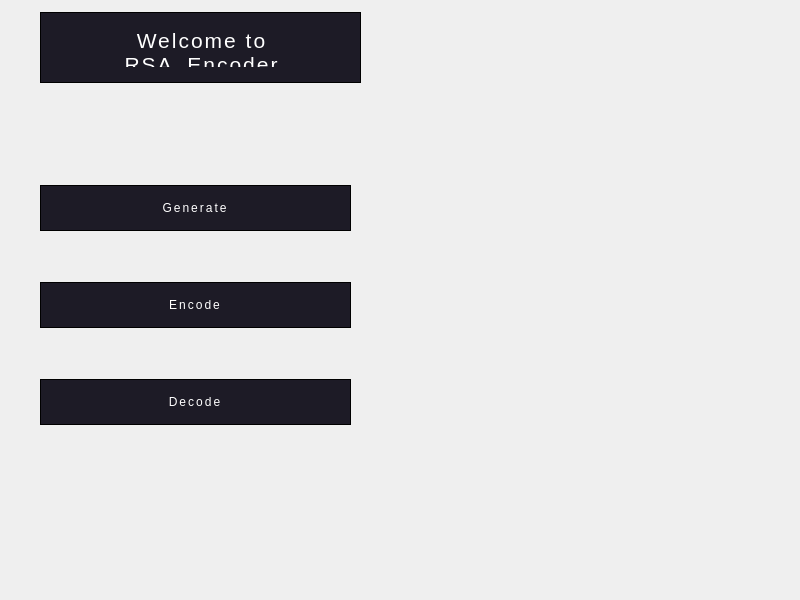
<?xml version="1.0" encoding="UTF-8"?>
<ui version="4.0">
 <class>MainWindow</class>
 <widget class="QMainWindow" name="MainWindow">
  <property name="geometry">
   <rect>
    <x>0</x>
    <y>0</y>
    <width>800</width>
    <height>600</height>
   </rect>
  </property>
  <property name="minimumSize">
   <size>
    <width>0</width>
    <height>0</height>
   </size>
  </property>
  <property name="maximumSize">
   <size>
    <width>2560</width>
    <height>1080</height>
   </size>
  </property>
  <property name="windowTitle">
   <string>RSA_Encoder</string>
  </property>
  <property name="styleSheet">
   <string notr="true">
borded-radius: 8px;</string>
  </property>
  <widget class="QWidget" name="centralwidget">
   <widget class="QLabel" name="label">
    <property name="geometry">
     <rect>
      <x>0</x>
      <y>0</y>
      <width>800</width>
      <height>600</height>
     </rect>
    </property>
    <property name="text">
     <string/>
    </property>
    <property name="scaledContents">
     <bool>true</bool>
    </property>
   </widget>
   <widget class="QLabel" name="label_2">
    <property name="geometry">
     <rect>
      <x>20</x>
      <y>2</y>
      <width>361</width>
      <height>91</height>
     </rect>
    </property>
    <property name="autoFillBackground">
     <bool>false</bool>
    </property>
    <property name="styleSheet">
     <string notr="true">
  background: #1D1B26;
  text-decoration: none;
  color: white;
  display: inline-block;
  position: relative;
  padding: 15px 30px;
  border: 1px solid;
  border-image: linear-gradient(180deg, #ff3000, #ed0200, #ff096c, #d50082);
  border-image-slice: 1;
  margin: 10px 20px;
  font-family: 'Montserrat', sans-serif;
  text-transform: uppercase;
  overflow: hidden;
  letter-spacing: 2px;
  transition: .8s cubic-bezier(.165, .84, .44, 1);
</string>
    </property>
    <property name="text">
     <string>&lt;html&gt;&lt;head/&gt;&lt;body&gt;&lt;p align=&quot;center&quot;&gt;&lt;span style=&quot; font-size:16pt; color:#ffffff;&quot;&gt;Welcome to &lt;br/&gt;RSA_Encoder&lt;/span&gt;&lt;/p&gt;&lt;/body&gt;&lt;/html&gt;</string>
    </property>
   </widget>
   <widget class="QLabel" name="label_3">
    <property name="geometry">
     <rect>
      <x>40</x>
      <y>20</y>
      <width>391</width>
      <height>491</height>
     </rect>
    </property>
    <property name="autoFillBackground">
     <bool>false</bool>
    </property>
    <property name="text">
     <string/>
    </property>
   </widget>
   <widget class="QWidget" name="formLayoutWidget">
    <property name="geometry">
     <rect>
      <x>20</x>
      <y>150</y>
      <width>351</width>
      <height>311</height>
     </rect>
    </property>
    <layout class="QVBoxLayout" name="verticalLayout">
     <item>
      <widget class="QPushButton" name="pushButton_generate">
       <property name="autoFillBackground">
        <bool>false</bool>
       </property>
       <property name="styleSheet">
        <string notr="true">
  background: #1D1B26;
  text-decoration: none;
  color: white;
  display: inline-block;
  position: relative;
  padding: 15px 30px;
  border: 1px solid;
  border-image: linear-gradient(180deg, #ff3000, #ed0200, #ff096c, #d50082);
  border-image-slice: 1;
  margin: 10px 20px;
  font-family: 'Montserrat', sans-serif;
  text-transform: uppercase;
  overflow: hidden;
  letter-spacing: 2px;
  transition: .8s cubic-bezier(.165, .84, .44, 1);
</string>
       </property>
       <property name="text">
        <string>Generate</string>
       </property>
      </widget>
     </item>
     <item>
      <widget class="QPushButton" name="pushButton_encode">
       <property name="autoFillBackground">
        <bool>false</bool>
       </property>
       <property name="styleSheet">
        <string notr="true">
  background: #1D1B26;
  text-decoration: none;
  color: white;
  display: inline-block;
  position: relative;
  padding: 15px 30px;
  border: 1px solid;
  border-image: linear-gradient(180deg, #ff3000, #ed0200, #ff096c, #d50082);
  border-image-slice: 1;
  margin: 10px 20px;
  font-family: 'Montserrat', sans-serif;
  text-transform: uppercase;
  overflow: hidden;
  letter-spacing: 2px;
  transition: .8s cubic-bezier(.165, .84, .44, 1);
</string>
       </property>
       <property name="text">
        <string>Encode</string>
       </property>
      </widget>
     </item>
     <item>
      <widget class="QPushButton" name="pushButton_decode">
       <property name="autoFillBackground">
        <bool>false</bool>
       </property>
       <property name="styleSheet">
        <string notr="true">
  background: #1D1B26;
  text-decoration: none;
  color: white;
  display: inline-block;
  position: relative;
  padding: 15px 30px;
  border: 1px solid;
  border-image: linear-gradient(180deg, #ff3000, #ed0200, #ff096c, #d50082);
  border-image-slice: 1;
  margin: 10px 20px;
  font-family: 'Montserrat', sans-serif;
  text-transform: uppercase;
  overflow: hidden;
  letter-spacing: 2px;
  transition: .8s cubic-bezier(.165, .84, .44, 1);
</string>
       </property>
       <property name="text">
        <string>Decode</string>
       </property>
      </widget>
     </item>
    </layout>
   </widget>
  </widget>
 </widget>
 <resources/>
 <connections/>
</ui>
